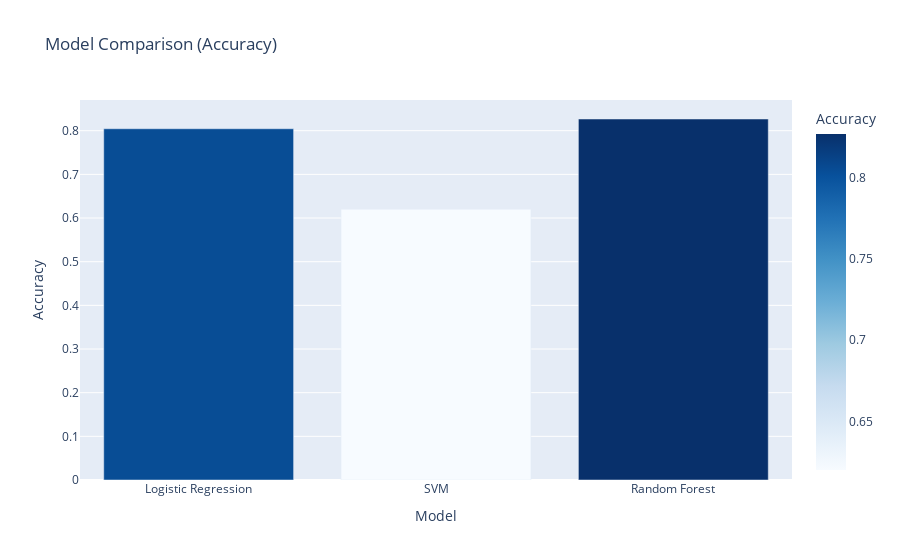

This figure's notebook cell:
### Code cell
# Models
models = {'Logistic Regression': LogisticRegression(),
          'SVM': SVC(),
          'Random Forest': rf}

results = {}
for model_name, model in models.items():
    model.fit(X_train, y_train)
    accuracy = model.score(X_test, y_test)
    results[model_name] = accuracy

# Create Interactive Bar Plot for Model Comparison
model_comparison_df = pd.DataFrame(list(results.items()), columns=['Model', 'Accuracy'])
fig = px.bar(model_comparison_df, x='Model', y='Accuracy', color='Accuracy', title="Model Comparison (Accuracy)", color_continuous_scale='Blues')
fig.show()

### Figure 1 — Plotly figure (JSON) as saved in the notebook; plotly's stock layout.template omitted (floating-point values rounded to 4 significant figures)
{"data": [{"alignmentgroup": "True", "hovertemplate": "Model=%{x}<br>Accuracy=%{marker.color}<extra></extra>", "legendgroup": "", "marker": {"color": [0.8045, 0.6201, 0.8268], "coloraxis": "coloraxis", "pattern": {"shape": ""}}, "name": "", "offsetgroup": "", "orientation": "v", "showlegend": false, "textposition": "auto", "type": "bar", "x": ["Logistic Regression", "SVM", "Random Forest"], "xaxis": "x", "y": [0.8045, 0.6201, 0.8268], "yaxis": "y"}], "layout": {"autosize": true, "barmode": "relative", "coloraxis": {"colorbar": {"title": {"text": "Accuracy"}}, "colorscale": [[0, "rgb(247,251,255)"], [0.125, "rgb(222,235,247)"], [0.25, "rgb(198,219,239)"], [0.375, "rgb(158,202,225)"], [0.5, "rgb(107,174,214)"], [0.625, "rgb(66,146,198)"], [0.75, "rgb(33,113,181)"], [0.875, "rgb(8,81,156)"], [1, "rgb(8,48,107)"]]}, "legend": {"tracegroupgap": 0}, "title": {"text": "Model Comparison (Accuracy)"}, "xaxis": {"anchor": "y", "autorange": true, "domain": [0, 1], "range": [-0.5, 2.5], "title": {"text": "Model"}, "type": "category"}, "yaxis": {"anchor": "x", "autorange": true, "domain": [0, 1], "range": [0, 0.8703], "title": {"text": "Accuracy"}, "type": "linear"}}}
